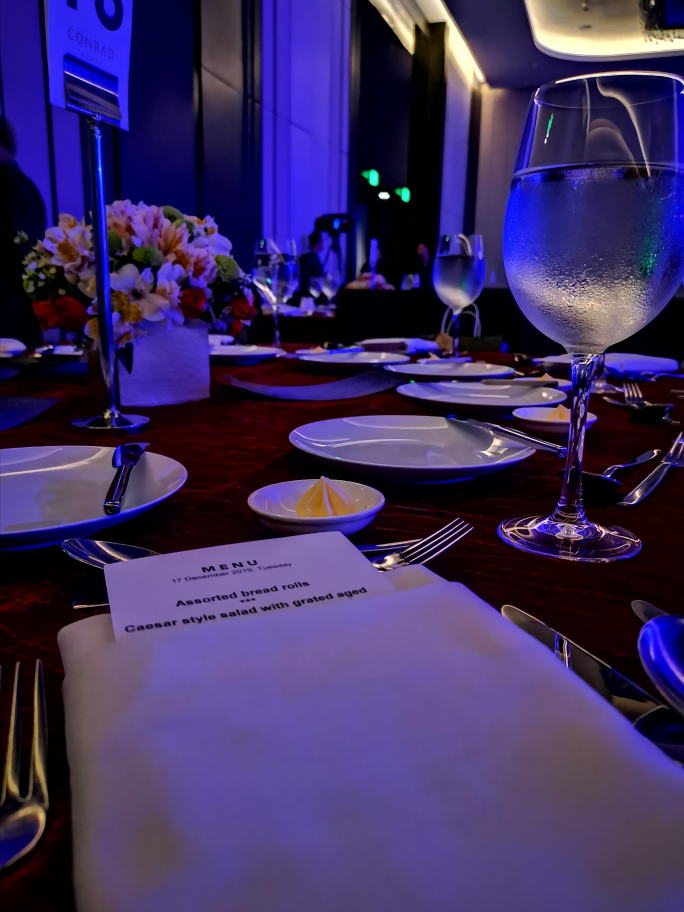
#> input picture bruce小程式/AWB/dinner.jpg, 2736 x 3647 px (shown at 1/4 size)
$ python -i mainSSH.py   (imports and definitions only)
#> lines starting #> are read from the running program, lines starting #| are printed output that depends on the picture
#> further down, picture is the input picture: shape (3647, 2736, 3); mean B, G, R 96.5, 47.1, 62.3
import cv2
import numpy as np
import matplotlib.pyplot as plt
import sys  # argv

# [10 lines left out: function plot_histogram, not called in this run]

def auto_contrast(image, clip_limit=0.01):
#> called with clip_limit = 0.01
    channels = cv2.split(image)
    adj_channels = []
    for ch in channels:
        hist, bins = np.histogram(ch.flatten(), 256, [0, 256])
        cdf = hist.cumsum()
        cdf_normalized = cdf / cdf.max()

        lower_bound = np.searchsorted(cdf_normalized, clip_limit)
        upper_bound = np.searchsorted(cdf_normalized, 1 - clip_limit)

        lut = np.interp(np.arange(256), [lower_bound, upper_bound], [0, 255]).astype('uint8')
        adj_channels.append(cv2.LUT(ch, lut))
#> this loop made 3 passes
#> upper_bound on passes 1 to 3: 245, 188, 209
#> after the loop, adj_channels = 3 items

    adjusted_image = cv2.merge(adj_channels)
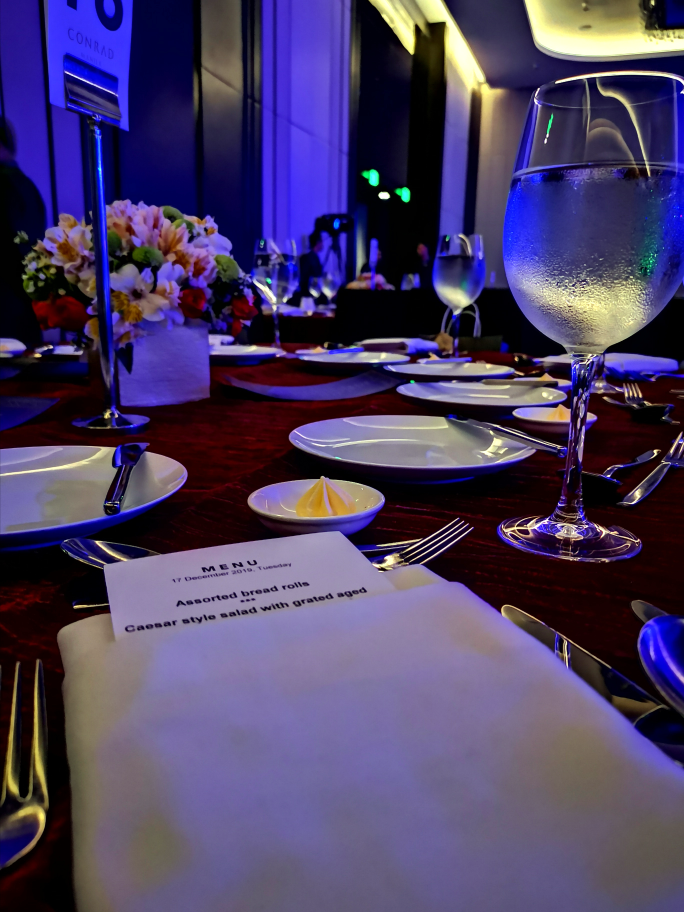
#> adjusted_image: shape (3647, 2736, 3) (shown at 1/4 size); mean of channels 0, 1, 2 100, 62.9, 75.2; drawn as B, G, R
    return adjusted_image


C_PATTERN_GEN=0
# [57 lines left out: function main, not called in this run]

# [19 lines not run here, left out]

>>> import cv2
>>> picture = cv2.imread('dinner.jpg')
>>> result = auto_contrast(picture)
